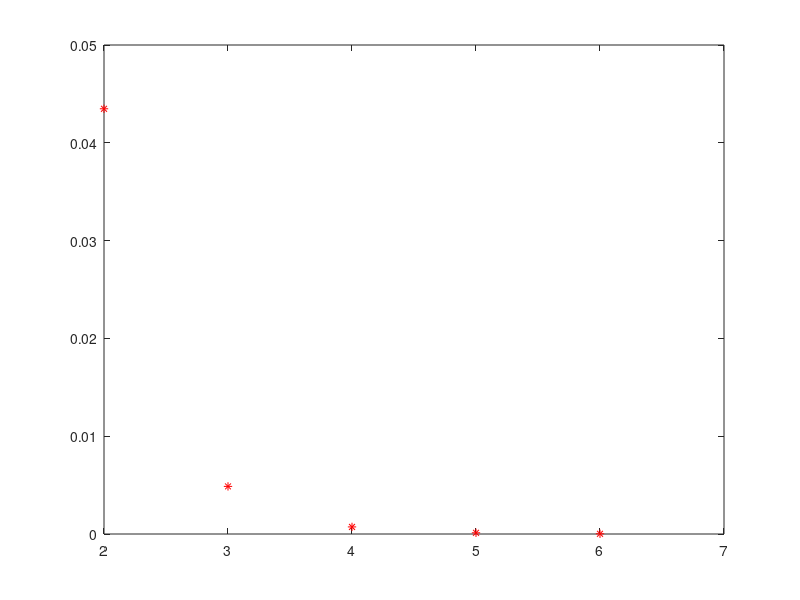

Recreate this plot in MATLAB.
%Soru 2 Sercan YILDIZ 090140334
clear all; clc;
sum=0;
error=1;
x=0.5;
n=0;
while abs(error)>0.0001
    sumold=sum;
    sum=sum+((-1)^n*factorial(2*n).*x.^(2*n+1))./(4^n*(factorial(n)^2)*(2*n+1));
    error=(sum-sumold)/sum;
    n=n+1;
    plot(n,abs(error),'*r');
    axis([2 7 0 0.05]);
    hold on;
end
sum
error=abs(error)
n